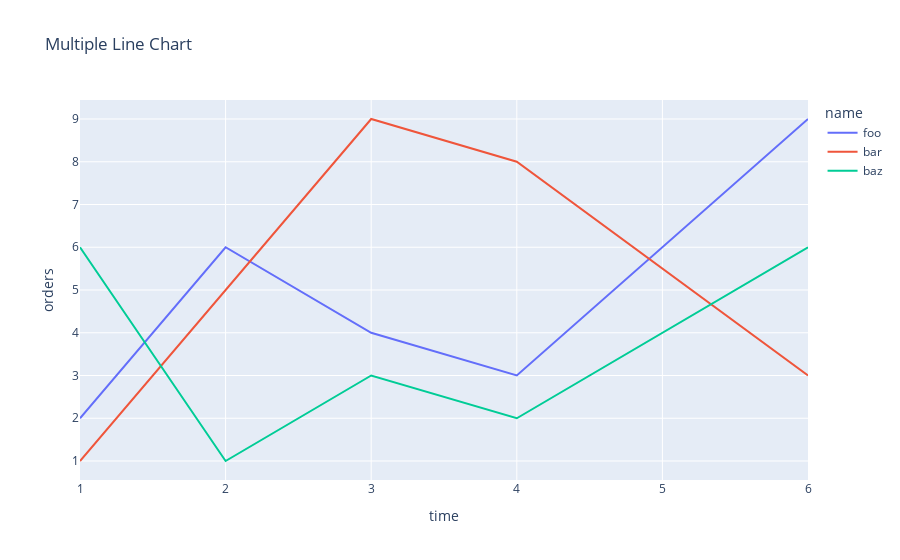
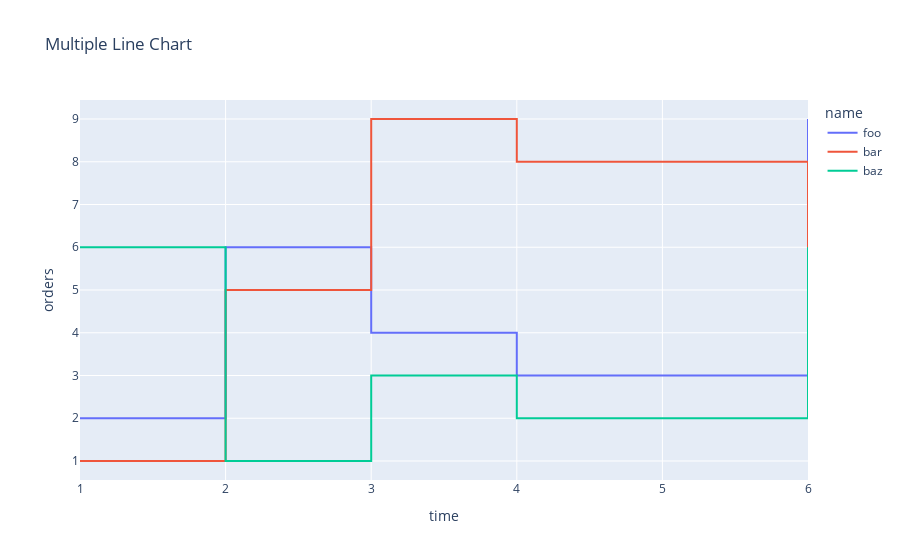

Notebook code cell kept with these figures, in order:
### Code cell
x = [1, 2, 3, 4, 6]
y = [2, 6, 4, 3, 9]
y2 = [1, 5, 9, 8 ,3]
y3 = [6, 1, 3, 2, 6]
x_lines = [x, x, x]
y_lines = [y, y2, y3]
yaxis_names = ['foo', 'bar', 'baz']

fig = mystyle.multi_line_plot(x_lines, y_lines, yaxis_names, "Multiple Line Chart", "time", "orders")
fig.show()
step_fig = mystyle.multi_line_plot(x_lines, y_lines, yaxis_names, "Multiple Line Chart", "time", "orders", True)
step_fig.show()
# MPL Style
mystyle.multi_line_plot_mpl(x_lines, y_lines, yaxis_names, "Multiple Line Chart", "time", "orders", True)
mystyle.multi_line_plot_mpl(x_lines, y_lines, yaxis_names, "Multiple Line Chart", "time", "orders", True, log="xy")

### Figure 1 — Plotly figure (JSON) as saved in the notebook; plotly's stock layout.template omitted (floating-point values rounded to 4 significant figures)
{"data": [{"hovertemplate": "name=foo<br>time=%{x}<br>orders=%{y}<extra></extra>", "legendgroup": "foo", "line": {"color": "#636efa", "dash": "solid"}, "marker": {"symbol": "circle"}, "mode": "lines", "name": "foo", "orientation": "v", "showlegend": true, "type": "scatter", "x": [1, 2, 3, 4, 6], "xaxis": "x", "y": [2, 6, 4, 3, 9], "yaxis": "y"}, {"hovertemplate": "name=bar<br>time=%{x}<br>orders=%{y}<extra></extra>", "legendgroup": "bar", "line": {"color": "#EF553B", "dash": "solid"}, "marker": {"symbol": "circle"}, "mode": "lines", "name": "bar", "orientation": "v", "showlegend": true, "type": "scatter", "x": [1, 2, 3, 4, 6], "xaxis": "x", "y": [1, 5, 9, 8, 3], "yaxis": "y"}, {"hovertemplate": "name=baz<br>time=%{x}<br>orders=%{y}<extra></extra>", "legendgroup": "baz", "line": {"color": "#00cc96", "dash": "solid"}, "marker": {"symbol": "circle"}, "mode": "lines", "name": "baz", "orientation": "v", "showlegend": true, "type": "scatter", "x": [1, 2, 3, 4, 6], "xaxis": "x", "y": [6, 1, 3, 2, 6], "yaxis": "y"}], "layout": {"legend": {"title": {"text": "name"}, "tracegroupgap": 0}, "title": {"text": "Multiple Line Chart"}, "xaxis": {"anchor": "y", "domain": [0, 1], "title": {"text": "time"}}, "yaxis": {"anchor": "x", "domain": [0, 1], "fixedrange": true, "title": {"text": "orders"}}}}

### Figure 2 — Plotly figure (JSON) as saved in the notebook; plotly's stock layout.template omitted (floating-point values rounded to 4 significant figures)
{"data": [{"hovertemplate": "name=foo<br>time=%{x}<br>orders=%{y}<extra></extra>", "legendgroup": "foo", "line": {"color": "#636efa", "dash": "solid", "shape": "hv"}, "marker": {"symbol": "circle"}, "mode": "lines", "name": "foo", "orientation": "v", "showlegend": true, "type": "scatter", "x": [1, 2, 3, 4, 6], "xaxis": "x", "y": [2, 6, 4, 3, 9], "yaxis": "y"}, {"hovertemplate": "name=bar<br>time=%{x}<br>orders=%{y}<extra></extra>", "legendgroup": "bar", "line": {"color": "#EF553B", "dash": "solid", "shape": "hv"}, "marker": {"symbol": "circle"}, "mode": "lines", "name": "bar", "orientation": "v", "showlegend": true, "type": "scatter", "x": [1, 2, 3, 4, 6], "xaxis": "x", "y": [1, 5, 9, 8, 3], "yaxis": "y"}, {"hovertemplate": "name=baz<br>time=%{x}<br>orders=%{y}<extra></extra>", "legendgroup": "baz", "line": {"color": "#00cc96", "dash": "solid", "shape": "hv"}, "marker": {"symbol": "circle"}, "mode": "lines", "name": "baz", "orientation": "v", "showlegend": true, "type": "scatter", "x": [1, 2, 3, 4, 6], "xaxis": "x", "y": [6, 1, 3, 2, 6], "yaxis": "y"}], "layout": {"legend": {"title": {"text": "name"}, "tracegroupgap": 0}, "title": {"text": "Multiple Line Chart"}, "xaxis": {"anchor": "y", "domain": [0, 1], "title": {"text": "time"}}, "yaxis": {"anchor": "x", "domain": [0, 1], "fixedrange": true, "title": {"text": "orders"}}}}
